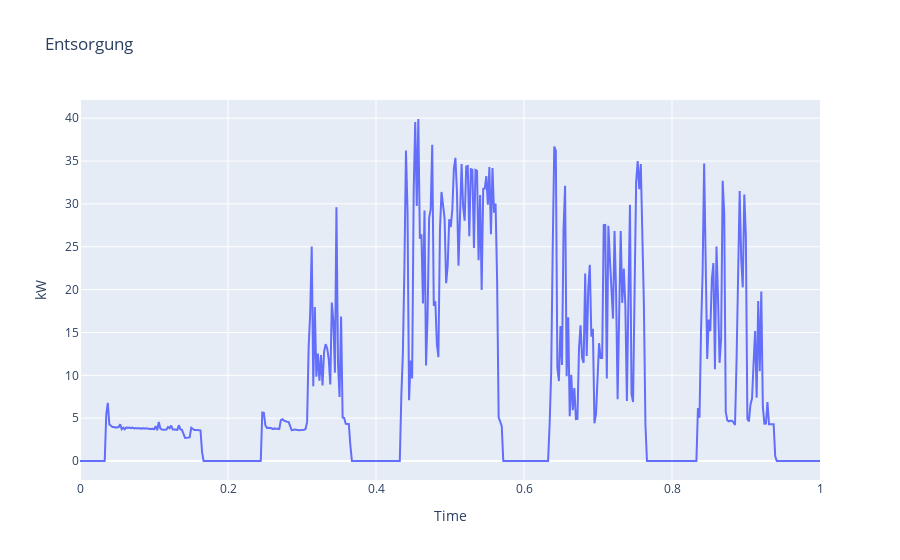

Notebook code cell kept with this figure:
### Code cell
px.line(
    x=df['t_scaled'], y=df.kw, 
    title='Entsorgung',
    labels={
        'x': 'Time',
        'y': 'kW'
    })

### Figure 1 — Plotly figure (JSON) as saved in the notebook; plotly's stock layout.template omitted (floating-point values rounded to 4 significant figures; data arrays with more than 128 entries replaced by an {"elided": "..."} marker saying what was removed)
{"data": [{"hovertemplate": "Time=%{x}<br>kW=%{y}<extra></extra>", "legendgroup": "", "line": {"color": "#636efa", "dash": "solid"}, "marker": {"symbol": "circle"}, "mode": "lines", "name": "", "orientation": "v", "showlegend": false, "type": "scatter", "x": {"elided": "480 float values"}, "xaxis": "x", "y": {"elided": "480 float values"}, "yaxis": "y"}], "layout": {"legend": {"tracegroupgap": 0}, "title": {"text": "Entsorgung"}, "xaxis": {"anchor": "y", "domain": [0, 1], "title": {"text": "Time"}}, "yaxis": {"anchor": "x", "domain": [0, 1], "title": {"text": "kW"}}}}
